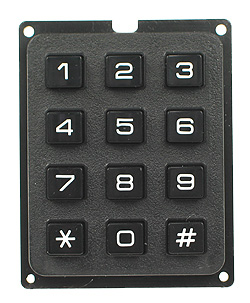
%> input picture keypad.jpg, 250 x 303 px
$ octave binarize.m   (GNU Octave 9; MATLAB toolbox functions it lacks are replaced by stand-ins)
%> lines starting %> are read from the running program, lines starting %| are printed output that depends on the picture
I = imread('keypad.jpg');
%> I is the input picture: size 303x250x3 uint8; mean R, G, B 115.3, 116.4, 115.3
%Convert the image into a binary image.

BW = imbinarize(I);
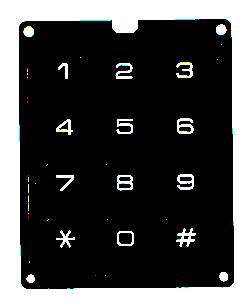
%> BW: size 303x250x3 logical; mean R, G, B 0.276, 0.278, 0.277
%Display the original image next to the binary version.
%B = rgb2gray(I);
figure
imshow(I)
imshowpair(I,BW,'montage')
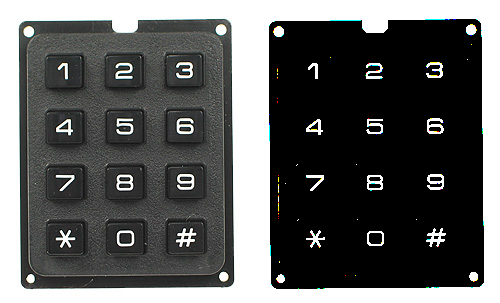
%> displayed picture: size 303x500x3, on the screen's scale of 0 to 255; mean R, G, B 92.9, 93.6, 93
figure
%imshow(BW)

$ run again, with keyboard.jpg copied over keypad.jpg
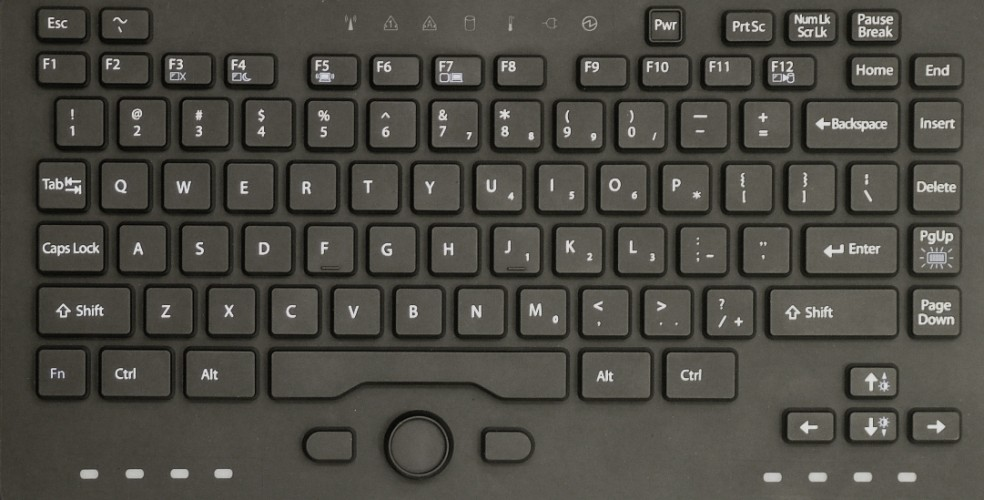
%> input picture keyboard.jpg, 984 x 500 px
%> I is the input picture: size 500x984x3 uint8; mean R, G, B 75.5, 73.5, 66.8
%> `BW = imbinarize(I);`:
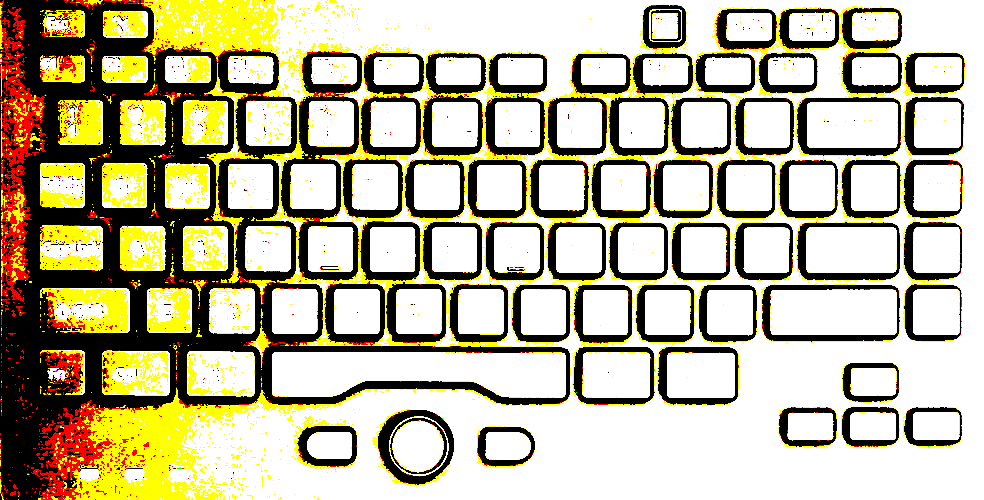
%> BW: size 500x984x3 logical; mean R, G, B 0.734, 0.707, 0.59
%> `imshowpair(I,BW,'montage')`:
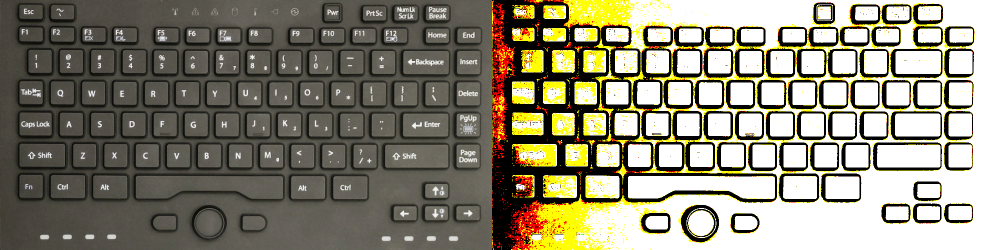
%> displayed picture: size 500x1968x3, on the screen's scale of 0 to 255 (shown at 1/2 size); mean R, G, B 135.3, 130.7, 112
